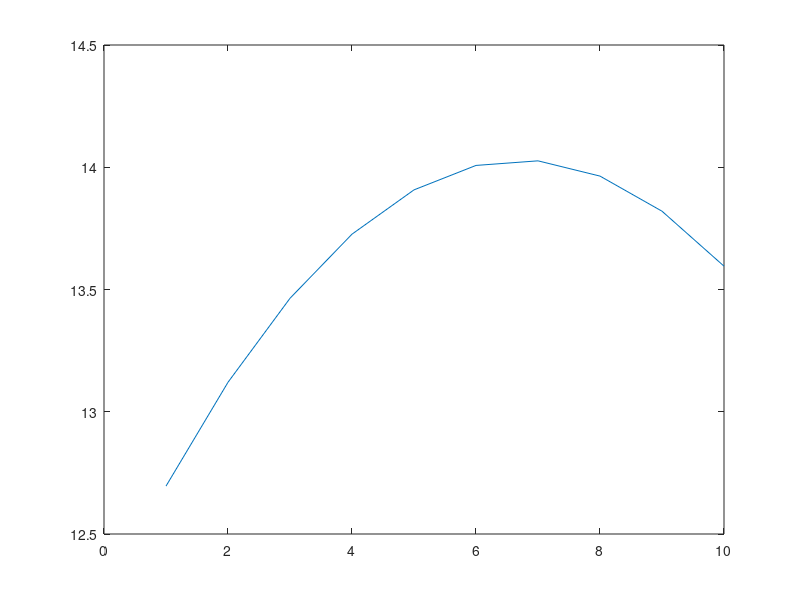

The MATLAB source for this figure:
clear;

%x = [15000, 65000, 150000];
x = linspace(15000,150000,10);
%y = [0,27,49,66,100];

p1 =  -1.804e-10;
p2 =   3.643e-05;
p3 =       12.19;


y = p1.*x.^2 + p2.*x + p3;

plot(y)
